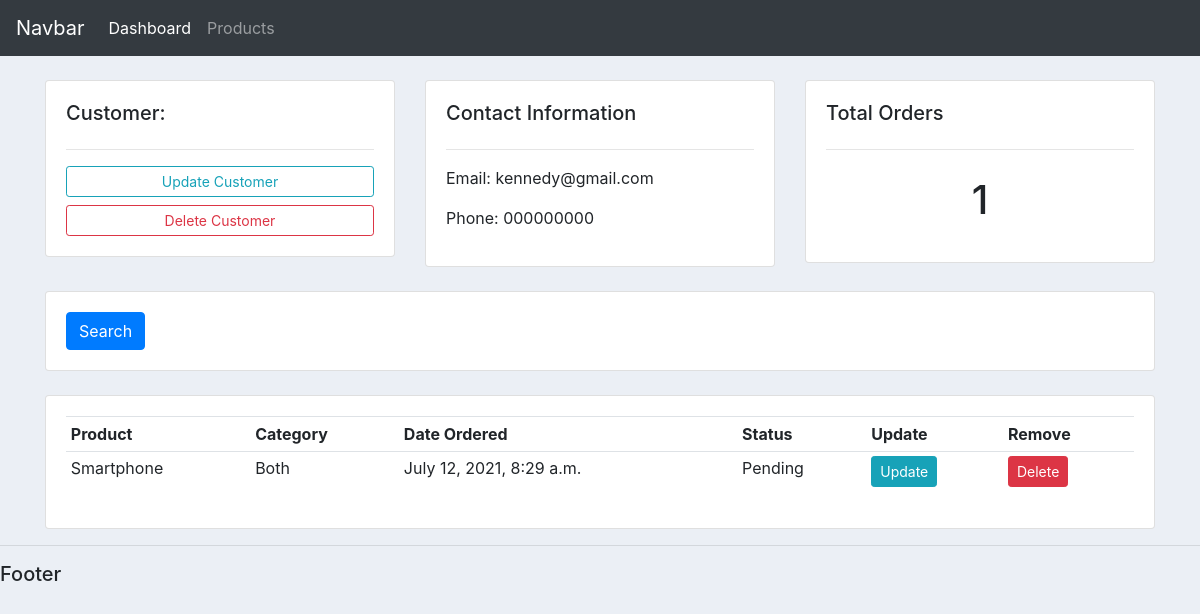
The page /customers/3/ on the database its author committed.
### accounts/models.py (models this page shows, shortened)
class Customer(models.Model):
    name = models.CharField(max_length=200, null=True)
    phone = models.CharField(max_length=200, null=True)
    email = models.CharField(max_length=200, null=True)
    date_created = models.DateTimeField(auto_now_add=True, null=True)

class Order(models.Model):
    STATUS = (
        ('Pending', 'Pending'),
        ('Out for delivery', 'Out for delivery'),
        ('Delivered', 'Delivered'),
    )
    customer = models.ForeignKey(Customer,null=True, on_delete=models.SET_NULL)
    product = models.ForeignKey(Product,null=True, on_delete=models.SET_NULL)
    date_created = models.DateTimeField(auto_now_add=True, null=True)
    status = models.CharField(max_length=200, null=True, choices=STATUS)

class Product(models.Model):
    CATEGORY = (
        ('In door', 'In door'),
        ('Out door', 'Out door'),
        ('Both', 'Both')
    )
    name = models.CharField(max_length=200, null=True)
    price = models.FloatField(null=True)
    category = models.CharField(max_length=200, null=True, choices=CATEGORY)
    description = models.CharField(max_length=200, null=True)
    date_created = models.DateTimeField(auto_now_add=True, null=True)
    tags = models.ManyToManyField(Tag)
    def __str__(self):
        return self.name

### accounts/views.py (the view)
# urls.py: path('customers/<int:pk>/',customers, name='customers'),
def customers(request,pk):
    customer = Customer.objects.get(id=pk)
    orders = customer.order_set.all()
    order_count = orders.count()
    context = {
        'customer': customer, 'orders': orders, 'order_count': order_count
    }
    return render(request, 'accounts/customers.html', context)

### accounts/templates/accounts/customers.html
{% extends 'accounts/base.html' %}
{% block content %}
    <br>
        <div class="row">
            <div class="col-md">
                <div class="card card-body">
                    <h5>Customer:</h5>
                    <hr>
                    <a class="btn btn-outline-info btn-sm btn-block" href="">Update Customer</a>
                    <a class="btn btn-outline-danger btn-sm btn-block" href="{% url 'delete_customer' customer.id %}">Delete Customer</a>
                </div>
            </div>
            <div class="col-md">
                <div class="card card-body">
                    <h5>Contact Information</h5>
                    <hr>
                    <p>Email: {{ customer.email }}</p>
                    <p>Phone: {{ customer.phone }}</p>
                </div>
            </div>
            <div class="col-md">
                <div class="card card-body">
                    <h5>Total Orders</h5>
                    <hr>
                    <h1 style="text-align: center; padding: 10px;" >{{ order_count }}</h1>
                </div>
            </div>
        </div>
        <br>
        <div class="row">
            <div class="col">
                <div class="card card-body">
                    <form method="GET">
                        <button class="btn btn-primary" type="submit">
                            Search
                        </button>
                    </form>
                </div>
            </div>
        </div>
        <br>
        <div class="row">
            <div class="col-md">
                <div class="card card-body">
                    <table class="table table-sm">
                        <tr>
                            <th>Product</th>
                            <th>Category</th>
                            <th>Date Ordered</th>
                            <th>Status</th>
                            <th>Update</th>
                            <th>Remove</th>
                        </tr>
                        {% for order in orders %}
                            <tr>
                                <td>{{ order.product }}</td>
                                <td>{{ order.product.category }}</td>
                                <td>{{ order.date_created }}</td>
                                <td>{{ order.status }}</td>
                                <td><a href="" class="btn btn-sm btn-info">Update</a></td>
                                <td><a href="" class="btn btn-sm btn-danger">Delete</a></td>
                            </tr>
                        {% endfor %}
                    </table>
                </div>
            </div>
        </div>
{% endblock %}

### static/css/main.css (style rules this page uses)
body { background-color: #ebeff5; }

### rows shown on the page
Customer: email "kennedy@gmail.com", phone "000000000"
Order: product "Smartphone", product.category "Both", date_created "July 12, 2021, 8:29 a.m.", status "Pending"

### other values the page prints
{{ order_count }} "1"
